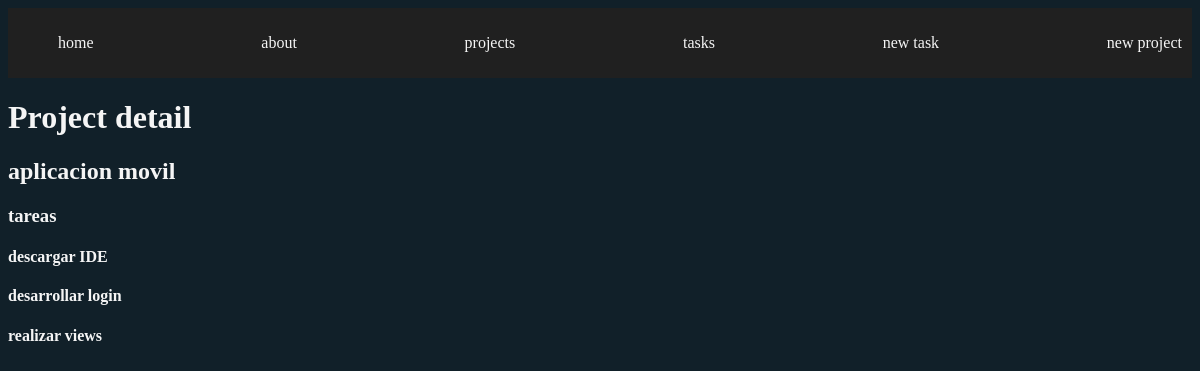
/projects/1, run on the app's committed database.
### myapp/models.py (models this page shows, shortened)
class Project(models.Model):
    name = models.CharField(max_length=200)
    def __str__(self) -> str:
        return self.name

class Task(models.Model):
    title = models.CharField(max_length=200)
    description = models.TextField()
    done = models.BooleanField(default=False)
    project = models.ForeignKey(Project, on_delete=models.CASCADE)

### myapp/views.py (the view)
# urls.py: path('projects/<int:id>', views.project_detail, name='project_detail')
def project_detail(request, id):
    project = get_object_or_404(Project, id=id)
    tasks = Task.objects.filter(project_id=id)
    return render(request, 'projects/project_detail.html', {
        'project': project,
        'tasks': tasks
    })

### myapp/templates/projects/project_detail.html
{% extends 'base.html' %}
{% block content %}
<h1>Project detail</h1>
<h2>{{project}}</h2>
<h3>tareas</h3>
{% for task in tasks %}
<div>
    <h4>{{ task.title }}</h4>
</div>
{% endfor %}
{% endblock %}

### myapp/static/styles/main.css (style rules this page uses)
body { background: #112029; color: whitesmoke; }

### data on the page
Project: name "aplicacion movil"
Task: title "descargar IDE"
Task: title "desarrollar login"
Task: title "realizar views"
